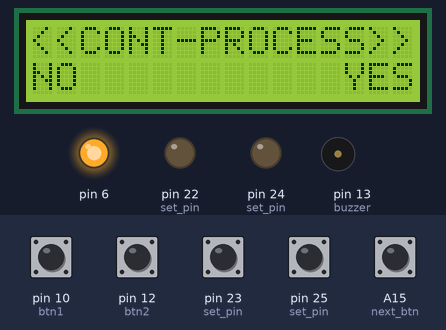
The sketch below on a simulated Arduino Mega 2560, built with avr-gcc and run on an emulated ATmega2560. Shown: 16×2 character LCD, output pins drawn as LEDs (lit = HIGH), buzzer (waves = sounding). The test bench sets the inputs (shaded band); at power-on: A15 (next_btn), pin 10 (btn1), pin 12 (btn2), pin 23 (set_pin), pin 25 (set_pin) HIGH. EEPROM starts erased; what the sketch prints to the serial monitor is not drawn.

Above: at 1.0 s.
1.1 s: pin 12 (btn2) pulled LOW for 0.15 s
At 1.7 s:
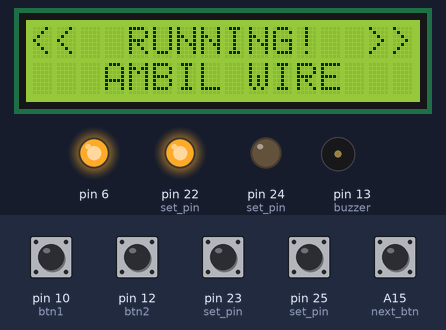
2.7 s: pin 25 (set_pin) pulled LOW for 0.15 s
At 4.1 s:
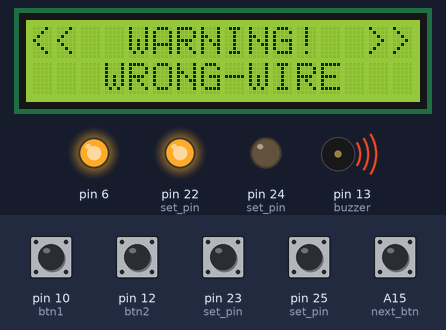
5.1 s: pin 23 (set_pin) pulled LOW for 0.15 s
At 6.7 s:
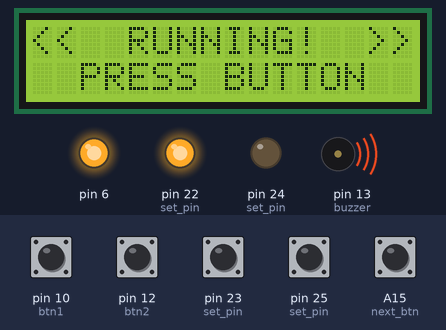
7.0 s: A15 (next_btn) pulled LOW for 0.15 s
At 8.0 s:
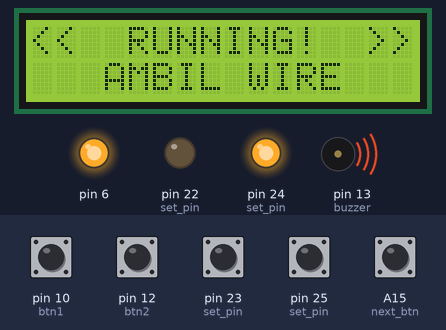
8.6 s: pin 23 (set_pin) pulled LOW for 1 s
At 11.6 s:
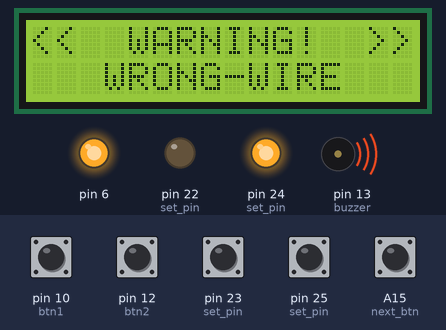
11.9 s: pin 25 (set_pin) pulled LOW for 1 s
At 13.2 s:
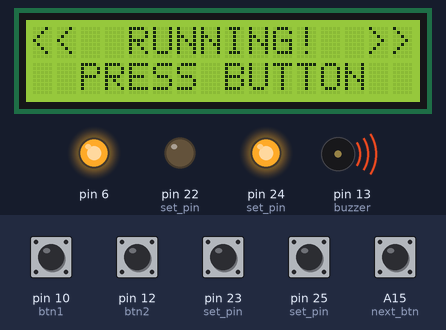
Timing chart, 0 to 14.9 s (numbered marks = the images above; inputs shaded):
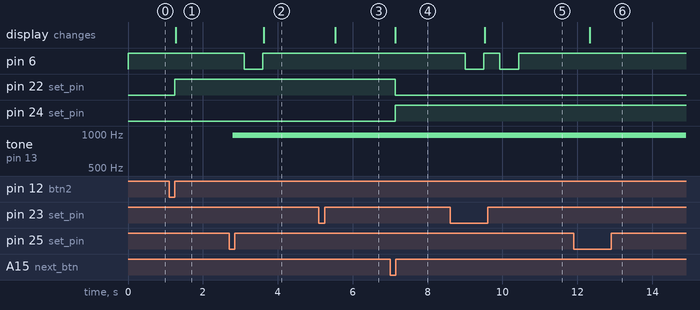

The sketch:

A.ino
```cpp
#include <LiquidCrystal_I2C.h>
#include <Wire.h>
#include <EEPROM.h>
LiquidCrystal_I2C lcd(0x27, 16, 2);

#define btn1 10
#define btn2 12

#define buzzer 13
#define next_btn A15
bool initial = false;
bool next = false;
int Nwire = 2; //dibuah jika wire kebanyakan/kurang

bool wrongwire = false;
int stepNav = 0;

//edited
String sm;
String idname[5] = {
  "QC1",
  "HARI",
  "2112W09",
  "QC2",
  "KN"
};

struct pinset {
  const int pin_sens;
  const int pin_led;
};

pinset set_pin[2] = {
  {23, 22},
  {25, 24},
  //  {27, 26},
  //  {29, 28},
  //  {31, 30},
  //  {33, 32},
  //  {35, 34},
  //  {37, 36},
  //  {39, 38},
  //  {41, 40},
  //  {43, 42},
  //  {45, 44},
};

void setup() {
  // put your setup code here, to run once:
  Serial2.begin(9600);
  pinMode(6, OUTPUT);
  digitalWrite(6, HIGH);
  Wire.begin();
  lcd.begin();
  lcd.backlight();
  lcd.setCursor(0, 0);
  lcd.print("<<  BISMILLAH >>");
  lcd.setCursor(0, 1);
  lcd.print("<<   TARGET   >>");

  for (int i = 0; i < Nwire; i++)
  { pinMode(set_pin[i].pin_sens, INPUT_PULLUP);
    pinMode(set_pin[i].pin_led, OUTPUT);
  }
  /*
    //tes LED
    for(int i=0; i<Nwire; i++)
    {
    digitalWrite(set_pin[i].pin_led,HIGH);
    delay(1000);
    digitalWrite(set_pin[i].pin_led,LOW);
    }
    digitalWrite(buzzer,LOW);


  */
  pinMode(btn1, INPUT_PULLUP);
  pinMode(btn2, INPUT_PULLUP);
  pinMode(next_btn , INPUT_PULLUP);

  Serial.begin(9600);
  lcd.clear();
  lcd.setCursor(0, 0);
  lcd.print("<<   ZYG089   >>");
  lcd.setCursor(0, 1);
  lcd.print("<<  RUNNING!  >>");

  //uncomment
  while (initial == false)
  {
    select_history();
  }


}

void loop() {
  // put your main code here, to run repeatedly:
  /// Serial.print(digitalRead(set_pin[stepNav].pin_sens));
  // Serial.print(" | ");
  //  Serial.println(digitalRead(set_pin[4].pin_sens));

  if(digitalRead(next_btn)== LOW && next==true){
    delay(100);
    lcd.setCursor(0, 0);
    lcd.print("<<  RUNNING!  >>");
    lcd.setCursor(0, 1);
    lcd.print("   AMBIL WIRE   ");


    digitalWrite(set_pin[stepNav].pin_led, LOW);
    stepNav++;
    next = false;
    Serial.println("OK");
    EEPROM.write(1, stepNav);

    if (stepNav < Nwire)
    digitalWrite(set_pin[stepNav].pin_led, HIGH);
    analogWrite(buzzer, 400);
    delay(300);
    analogWrite(buzzer, 0);

    if (stepNav == Nwire)
    {
      finish();
    }
  }

  baca_nano();

 // if (next == true) {
    running_program();
  //}

  if (wrongwire == true)
  {
    analogWrite(buzzer, 300);
  }
}


void select_history()
{
  lcd.setCursor(0, 0);
  lcd.print("<<CONT-PROCESS>>");
  lcd.setCursor(0, 1);
  lcd.print("NO           YES");

  //Serial.println(digitalRead(btn1));
  if (digitalRead(btn1) == LOW)
  {
    delay(10);
    while (digitalRead(btn1) == LOW)
      stepNav = EEPROM.read(1);
    digitalWrite(set_pin[stepNav].pin_led, HIGH);
    lcd.setCursor(0, 0);
    lcd.print("<<  RUNNING!  >>");
    lcd.setCursor(0, 1);
    lcd.print("   AMBIL WIRE   ");
    initial = true;
  }

  if (digitalRead(btn2) == LOW)
  {
    delay(10);
    while (digitalRead(btn2) == LOW)
      EEPROM.write(1, 0);
    stepNav = 0;
    digitalWrite(set_pin[0].pin_led, HIGH);
    lcd.setCursor(0, 0);
    lcd.print("<<  RUNNING!  >>");
    lcd.setCursor(0, 1);
    initial = true;
    lcd.print("   AMBIL WIRE   ");
  }

}
//edited
```

bacanano.ino
```cpp
void baca_nano() {
  if (Serial2.available() > 0)
  {
    char in = Serial2.read();
    //Serial.println(String(Serial2.read()));
    //char sn=in;
    //char sm = "";
    Serial.println(in);

    if (in == '\n' )
    {
      //Serial.println (sm.length());
      //int lengtstring = sm.length();
      sm.remove(sm.length() - 1, 2);
      // Serial.println (sm);
      // Serial.println (sm.length());
      Serial.println(sm);

      for (int i = 0 ; i < 5; i++)
      {
        if (sm == idname[i])  {

          wrongwire = false;
          noTone(buzzer);
          Serial.println (sm);
          lcd.setCursor(0, 0);
          lcd.print("<<  RUNNING!  >>");
          lcd.setCursor(0, 1);
          lcd.print("                ");
          return sm = "";
        }
        else {
          Serial.println("gabisa");
        }
      }
      sm = "";
    }
    else
    {
      sm += in;
      //  Serial.println (sm);
    }

  }
}
```

finish.ino
```cpp
void finish()
{
  lcd.setCursor(0, 0);
  lcd.print("<<  FINISH!!  >>");
  lcd.setCursor(0, 1);
  lcd.print("   HARNESS-OK   ");
  digitalWrite(buzzer, HIGH);
  for (int i = 0; i < Nwire; i++)
  {
    digitalWrite(set_pin[i].pin_led, HIGH);
  }
  delay(1000);
  for (int i = 0; i < Nwire; i++)
  {
    digitalWrite(set_pin[i].pin_led, LOW);
  }
  digitalWrite(buzzer, LOW);

  digitalWrite(buzzer, HIGH);
  for (int i = 0; i < Nwire; i++)
  {
    digitalWrite(set_pin[i].pin_led, HIGH);
  }
  delay(500);
  for (int i = 0; i < Nwire; i++)
  {
    digitalWrite(set_pin[i].pin_led, LOW);
  }
  digitalWrite(buzzer, LOW);
  stepNav = 0;
  EEPROM.write(1, stepNav);
  digitalWrite(set_pin[0].pin_led, HIGH);
  lcd.print("<<   ZYG544   >>");
  lcd.setCursor(0, 1);
  lcd.print("<<  RUNNING!  >>");
}
```

running.ino
```cpp
void running_program() {
  for (int i = 0; i < Nwire; i++)
  {
    if (digitalRead(set_pin[i].pin_sens) == LOW)
    {
      delay(100);

      analogWrite(buzzer, 400);
      delay(300);
      analogWrite(buzzer, 0);
      Serial.print(i);
      Serial.print(" | ");
      Serial.println(stepNav);
      if (i == stepNav)
      {

        next = true;
        //wrongwire = false;
        lcd.setCursor(0, 0);
        lcd.print("<<  RUNNING!  >>");
        lcd.setCursor(0, 1);
        lcd.print("  PRESS BUTTON  ");


      }
      else
      {
        Serial.println("NG");
        wrongwire = true;
        digitalWrite(6, LOW);
        delay(500);
        digitalWrite(6, HIGH);
        lcd.setCursor(0, 0);
        lcd.print("<<  WARNING!  >>");
        lcd.setCursor(0, 1);
        lcd.print("   WRONG-WIRE   ");
      }
    }
  }
}
```

Measured:
- after the input at 1.1 s, pin 22 (set_pin): LOW → HIGH after 0.15 s; the display: changes after 0.18 s (image 1)
- after the input at 2.7 s, pin 6: HIGH → LOW after 0.40 s, → HIGH 0.50 s later; tone on pin 13 (buzzer): silent → 977 Hz after 0.10 s; the display: changes after 0.93 s (image 2)
- after the input at 5.1 s, the display: changes after 0.43 s (image 3)
- after the input at 7.0 s, pin 22 (set_pin): HIGH → LOW after 0.13 s; pin 24 (set_pin): LOW → HIGH after 0.13 s; the display: changes after 0.13 s (image 4)
- after the input at 8.6 s, pin 6: alternates HIGH for 0.43 s and LOW for 0.50 s, 4 changes in all, then stays HIGH, starting after 0.40 s; the display: changes after 0.93 s (image 5)
- after the input at 11.9 s, the display: changes after 0.43 s (image 6)
